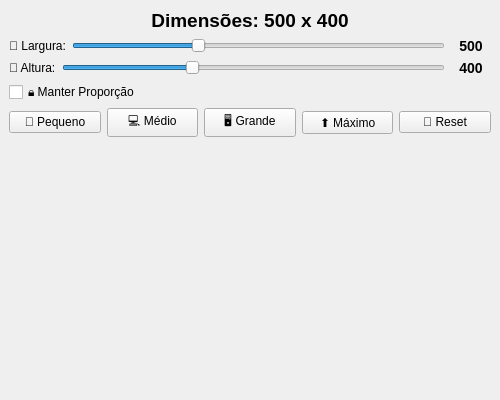
<?xml version="1.0" encoding="UTF-8"?>
<ui version="4.0">
 <class>MainWindow</class>
 <widget class="QMainWindow" name="MainWindow">
  <property name="geometry">
   <rect>
    <x>0</x>
    <y>0</y>
    <width>500</width>
    <height>400</height>
   </rect>
  </property>
  <property name="windowTitle">
   <string>📐 Tamanho da Janela</string>
  </property>
  <widget class="QWidget" name="centralwidget">
   <layout class="QVBoxLayout" name="verticalLayout">
    <item>
     <widget class="QLabel" name="label_info">
      <property name="font">
       <font>
        <pointsize>14</pointsize>
        <weight>75</weight>
        <bold>true</bold>
       </font>
      </property>
      <property name="text">
       <string>Dimensões: 500 x 400</string>
      </property>
      <property name="alignment">
       <set>Qt::AlignCenter</set>
      </property>
     </widget>
    </item>
    <item>
     <layout class="QHBoxLayout" name="horizontalLayout_largura">
      <item>
       <widget class="QLabel" name="label_largura_texto">
        <property name="text">
         <string>📏 Largura:</string>
        </property>
       </widget>
      </item>
      <item>
       <widget class="QSlider" name="slider_largura">
        <property name="minimum">
         <number>300</number>
        </property>
        <property name="maximum">
         <number>900</number>
        </property>
        <property name="value">
         <number>500</number>
        </property>
        <property name="orientation">
         <enum>Qt::Horizontal</enum>
        </property>
       </widget>
      </item>
      <item>
       <widget class="QLabel" name="label_largura_valor">
        <property name="minimumSize">
         <size>
          <width>40</width>
          <height>0</height>
         </size>
        </property>
        <property name="text">
         <string>500</string>
        </property>
        <property name="alignment">
         <set>Qt::AlignCenter</set>
        </property>
        <property name="styleSheet">
         <string>font-weight: bold; font-size: 14px;</string>
        </property>
       </widget>
      </item>
     </layout>
    </item>
    <item>
     <layout class="QHBoxLayout" name="horizontalLayout_altura">
      <item>
       <widget class="QLabel" name="label_altura_texto">
        <property name="text">
         <string>📏 Altura:</string>
        </property>
       </widget>
      </item>
      <item>
       <widget class="QSlider" name="slider_altura">
        <property name="minimum">
         <number>200</number>
        </property>
        <property name="maximum">
         <number>800</number>
        </property>
        <property name="value">
         <number>400</number>
        </property>
        <property name="orientation">
         <enum>Qt::Horizontal</enum>
        </property>
       </widget>
      </item>
      <item>
       <widget class="QLabel" name="label_altura_valor">
        <property name="minimumSize">
         <size>
          <width>40</width>
          <height>0</height>
         </size>
        </property>
        <property name="text">
         <string>400</string>
        </property>
        <property name="alignment">
         <set>Qt::AlignCenter</set>
        </property>
        <property name="styleSheet">
         <string>font-weight: bold; font-size: 14px;</string>
        </property>
       </widget>
      </item>
     </layout>
    </item>
    <item>
     <widget class="QCheckBox" name="checkbox_proporcao">
      <property name="text">
       <string>🔒 Manter Proporção</string>
      </property>
      <property name="checked">
       <bool>false</bool>
      </property>
     </widget>
    </item>
    <item>
     <layout class="QHBoxLayout" name="horizontalLayout_botoes">
      <item>
       <widget class="QPushButton" name="btn_pequeno">
        <property name="text">
         <string>📱 Pequeno</string>
        </property>
       </widget>
      </item>
      <item>
       <widget class="QPushButton" name="btn_medio">
        <property name="text">
         <string>💻 Médio</string>
        </property>
       </widget>
      </item>
      <item>
       <widget class="QPushButton" name="btn_grande">
        <property name="text">
         <string>🖥️ Grande</string>
        </property>
       </widget>
      </item>
      <item>
       <widget class="QPushButton" name="btn_maximo">
        <property name="text">
         <string>⬆️ Máximo</string>
        </property>
       </widget>
      </item>
      <item>
       <widget class="QPushButton" name="btn_reset">
        <property name="text">
         <string>🔄 Reset</string>
        </property>
       </widget>
      </item>
     </layout>
    </item>
    <item>
     <spacer name="verticalSpacer">
      <property name="orientation">
       <enum>Qt::Vertical</enum>
      </property>
      <property name="sizeHint" stdset="0">
       <size>
        <width>20</width>
        <height>40</height>
       </size>
      </property>
     </spacer>
    </item>
   </layout>
  </widget>
 </widget>
 <resources/>
 <connections/>
</ui>
